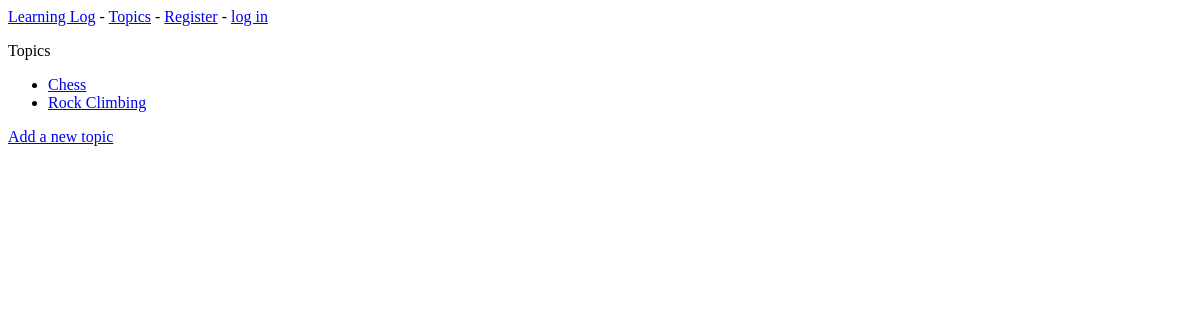
The page /topics/ on the database as committed earlier.
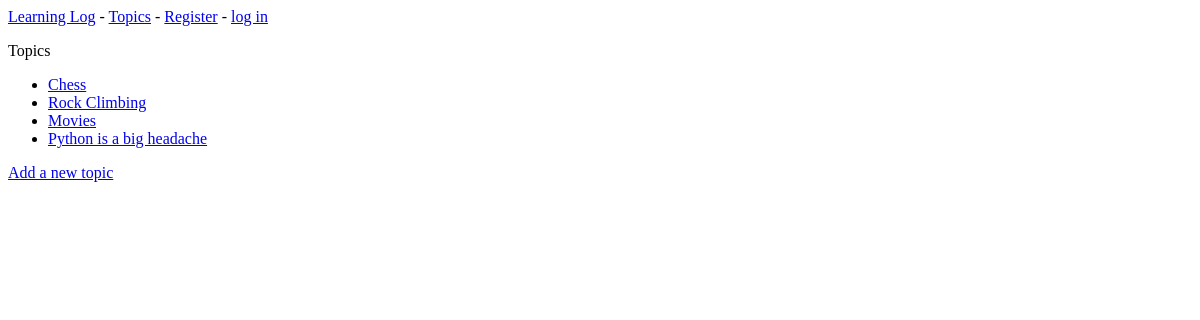
The same page on the database as committed later.
### learning_logs/models.py (models this page shows)
class Topic(models.Model):
    text = models.CharField(max_length=200)
    date_added = models.DateTimeField(auto_now_add=True)
    def __str__(self):
        return self.text

### learning_logs/views.py (the view)
# urls.py: path('topics/', views.topics, name='topics'),
def topics(request):
    topics = Topic.objects.order_by('date_added')
    context = {'topics': topics}
    return render(request, 'learning_logs/topics.html', context)

### learning_logs/templates/learning_logs/topics.html
{% extends "learning_logs/base.html" %}
{% block content %}
<p>
    Topics
</p>
<ul>
    {% for topic in topics %}
    <li>
        <a href="{% url 'learning_logs:topic' topic.id %}">{{ topic }}</a>
    </li>
    {% empty %}
    <li>No topics have been added yet.</li>
    {% endfor %}
</ul>
<a href="{% url 'learning_logs:new_topic' %}">Add a new topic</a>
{% endblock content %}

### learning_logs/templates/learning_logs/base.html
<p>
    <a href="{% url 'learning_logs:index' %}">Learning Log</a> -
    <a href="{% url 'learning_logs:topics' %}">Topics</a> -
    {% if user.is_authenticated %}
        Hello, {{user.username}}.
    <a href="{% url 'users:logout' %}">log out</a>
    {% else %}
        <a href="{% url 'users:register' %}">Register</a> -
        <a href="{% url 'users:login' %}">log in</a>
    {% endif %}
</p>
{% block content %}{% endblock content %}

Rows that differ between the two databases and show on the page:
added Topic: text "Movies"
added Topic: text "Python is a big headache"
